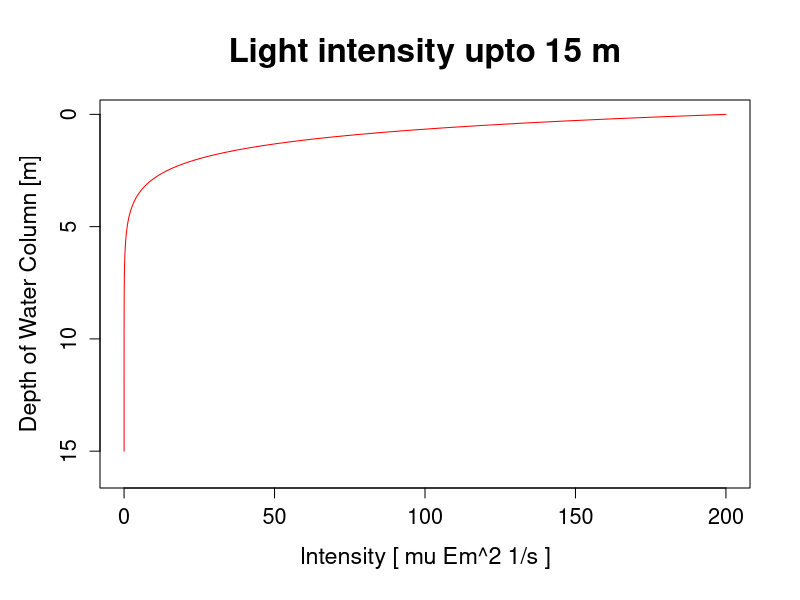
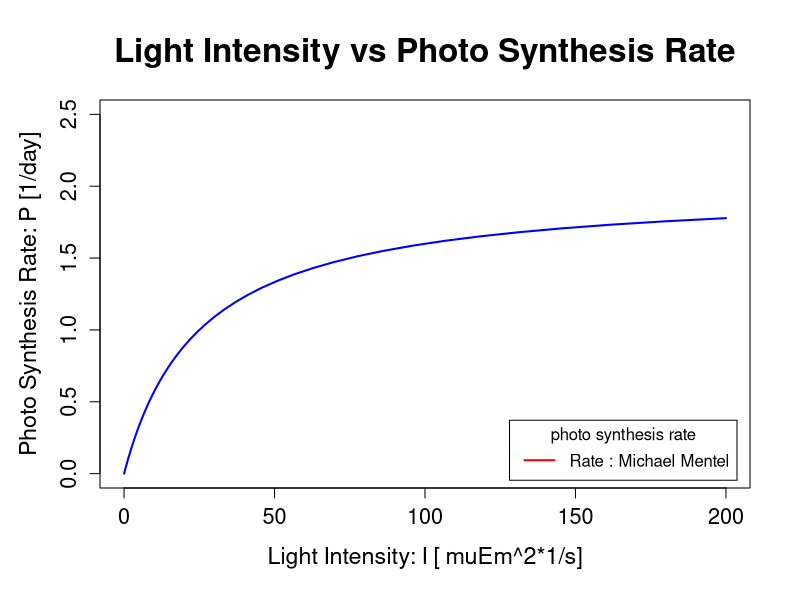

Reproduce these figures in R, in order. (Note: this script raises an error after producing the figures.)


light_surface = 200
surface = 0
bottom_H = 15
dz = .1
depth = seq(from = surface, to = bottom_H, by = dz)
eps = 1


# by numerical way
y =  light_surface
for (i in 2:length(depth)){
  didz = -y[i-1]*eps
  y[i] = y[i-1] + didz*dz
}


df = data.frame(depth = depth, light = y)

par(mar = c(5.1, 4.5, 4.5, 2) + 0.5) # setting plot position
plot(df$light, df$depth, type = "l", col = "red",
     xlab = "Intensity [ mu Em^2 1/s ]",
     ylab = "Depth of Water Column [m]",
     main = "Light intensity upto 15 m",
     ylim = c(16,0),
     xlim = c(0,200),
     cex.lab = 1.4,
     cex.main = 2,
     cex.axis = 1.3)


intensity_I = df$light
Half_Satu_K = 25
Max_Synth_pm= 2


# synthesis_rate = function(Max_Synth_pm, intensity_I, Half_Satu_K){
#   val = Max_Synth_pm*(intensity_I/(intensity_I + Half_Satu_K))
#   return(val)}

rates = Max_Synth_pm*(intensity_I/(intensity_I + Half_Satu_K))
df$rate = rates



# lines(at_coeff_1$light, at_coeff_1$depth, lty =1,lwd = 2, col = "green")
# lines(at_coeff_0.1$light, at_coeff_0.1$depth, lty =1,lwd = 2, col = "blue")
# legend("bottomright",inset = .02, lty = 1,lwd = 2, col = c("red","green", "blue"),
#        legend = c("coeff = 0.5", "coeff = 1", "coeff = 0.1"),
#        title = "Curves for diff. coeff", cex = 1)



plot(numeric(0),numeric(0),
     type= "n",
     ylim = c(0,2.5),
     xlim = c(0,200),
     ylab = "Photo Synthesis Rate: P [1/day]",
     xlab = "Light Intensity: I [ muEm^2*1/s]",
     main = "Light Intensity vs Photo Synthesis Rate",
     cex.lab = 1.4,
     cex.main = 2,
     cex.axis = 1.3)
lines(df$light, df$rate, lty =1,lwd = 2, col = "blue")


legend("bottomright",inset = .02, lty = 1,lwd = 2, col = "red",
       legend = "Rate : Michael Mentel",
       title = "photo synthesis rate", cex = 1)



#################################

sat_depth
depth 
dz = .5


#### di/dz = epsilon * surface intensity: numerical solution of  ####


df = data.frame(depth1 = vector(), light = vector())
intensity_z = function(depth, surface_intensity, eps, dz = dz){
  y =  surface_intensity
  depth = seq(from = 0, to = depth, by = dz)
  for (i in 2:length(depth)){
    didz = -y[i-1]*eps
    y[i] = y[i-1] + didz*dz
    
  }
  append(df$depth1,y)
  return(y)
}



                  
                  #getting the index
which(df$depth %in% 10.5)
match(10.5, df$depth)
  
find_sat_point = function(surface_intensity, half_satu_K, coeff){
  return(log(surface_intensity, exp(1)))
}
  

#P_mean =  Max_Synth_pm*(1/eps)*(eps*surface + 1 - ())

x = vector()
append(x,c(1,2,3))
